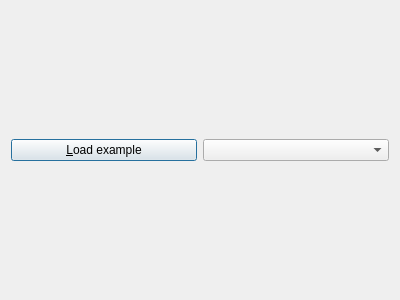
<?xml version="1.0" encoding="UTF-8"?>
<ui version="4.0">
 <class>QtTestExampleDialog</class>
 <widget class="QDialog" name="QtTestExampleDialog">
  <property name="geometry">
   <rect>
    <x>0</x>
    <y>0</y>
    <width>400</width>
    <height>300</height>
   </rect>
  </property>
  <property name="windowTitle">
   <string>Test Example</string>
  </property>
  <layout class="QVBoxLayout" name="verticalLayout">
   <item>
    <layout class="QHBoxLayout" name="layout_load_example">
     <item>
      <widget class="QPushButton" name="button_load_example">
       <property name="text">
        <string>&amp;Load example</string>
       </property>
      </widget>
     </item>
     <item>
      <widget class="QComboBox" name="box_load_example"/>
     </item>
    </layout>
   </item>
  </layout>
 </widget>
 <resources/>
 <connections/>
</ui>
